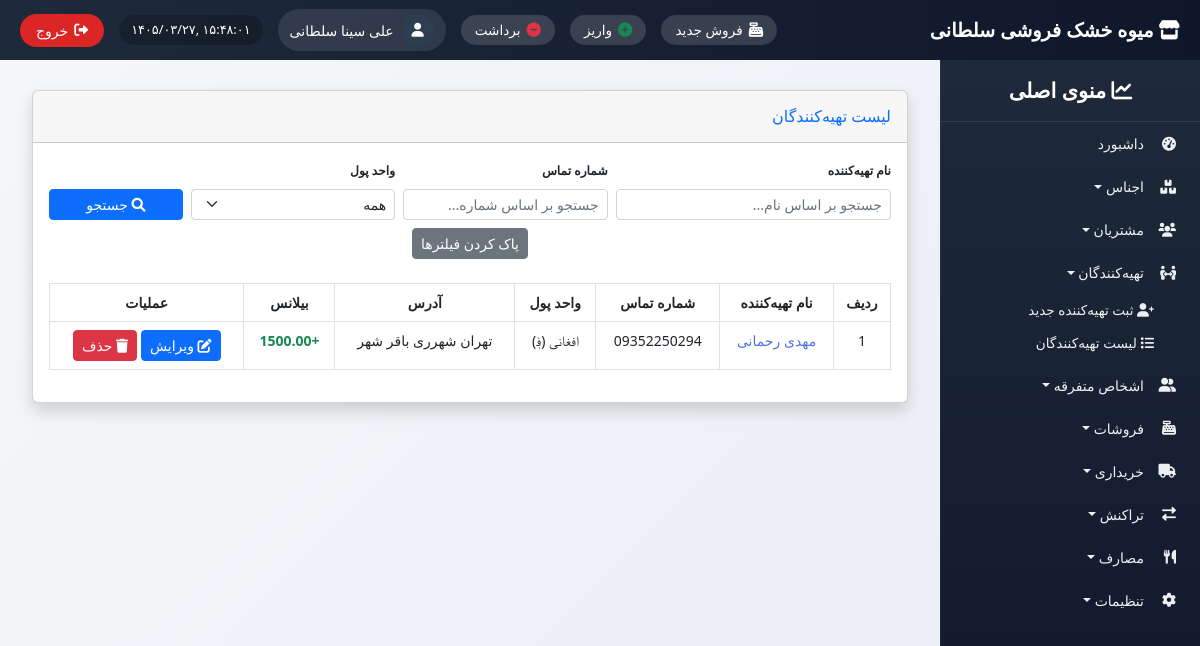
Before: /suppliers/ (signed in) with the older database file.
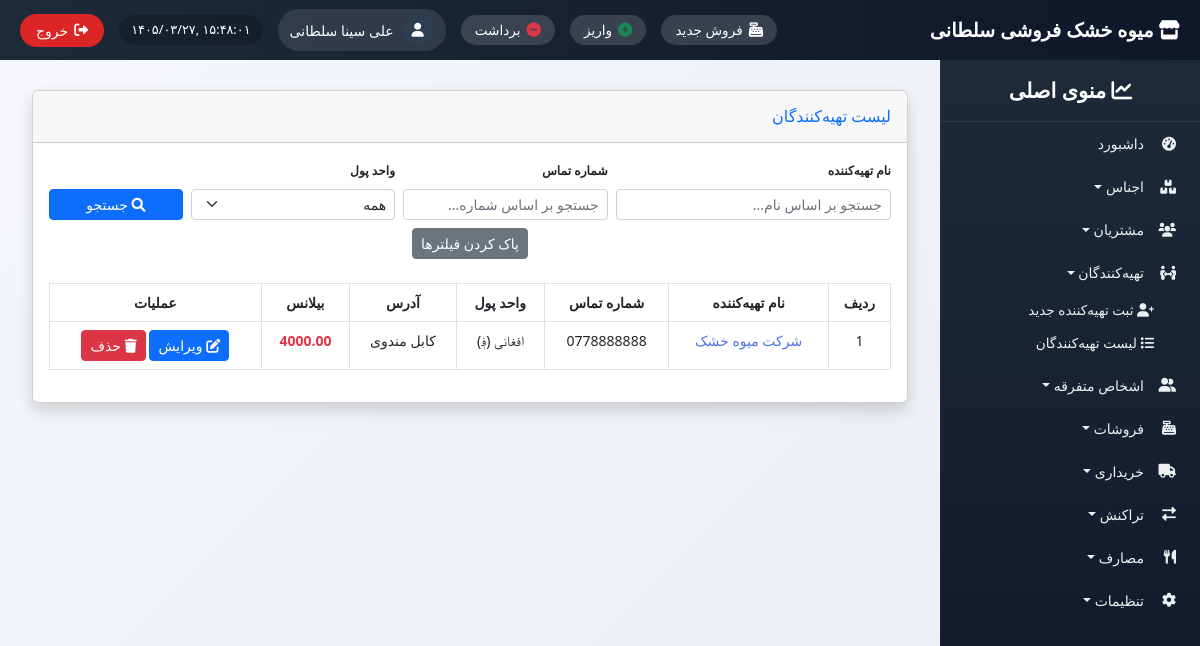
After: the same page with the newer database file.
### suppliers/models.py (models this page shows, shortened)
class Supplier(models.Model):
    name = models.CharField(max_length=200, verbose_name="نام تهیه‌کننده")
    phone = models.CharField(max_length=20, blank=True, verbose_name="شماره تماس")
    currency = models.ForeignKey(Currency, on_delete=models.PROTECT, verbose_name="واحد پول")
    address = models.TextField(blank=True, verbose_name="آدرس")
    created_at = models.DateTimeField(auto_now_add=True, verbose_name="تاریخ ثبت")
    class Meta:
        verbose_name = "تهیه‌کننده"
        verbose_name_plural = "تهیه‌کنندگان"

### settings_app/models.py (models this page shows, shortened)
class Currency(models.Model):
    code = models.CharField(max_length=3, unique=True, verbose_name="کد")
    name = models.CharField(max_length=50, verbose_name="نام واحد پول")
    symbol = models.CharField(max_length=5, verbose_name="نماد")
    is_active = models.BooleanField(default=True, verbose_name="فعال")
    class Meta:
        verbose_name = "واحد پول"
        verbose_name_plural = "واحدهای پول"

### suppliers/views.py (the view)
# urls.py: path('', views.supplier_list, name='supplier_list'),
@login_required
def supplier_list(request):
    name_query = request.GET.get('name', '').strip()
    phone_query = request.GET.get('phone', '').strip()
    currency_query = request.GET.get('currency', '')
    suppliers = Supplier.objects.all().order_by('-created_at')
    if name_query:
        suppliers = suppliers.filter(name__icontains=name_query)
    if phone_query:
        suppliers = suppliers.filter(phone__icontains=phone_query)
    if currency_query:
        suppliers = suppliers.filter(currency__id=currency_query)
    for s in suppliers:
        s.balance = calculate_supplier_balance(s)
    currencies = Currency.objects.filter(is_active=True)
    return render(request, 'suppliers/supplier_list.html', {
        'suppliers': suppliers,
        'currencies': currencies,
    })

### suppliers/views.py (called while the page is built)
def calculate_supplier_balance(supplier):
    total_purchases = PurchaseInvoice.objects.filter(supplier=supplier).aggregate(
        total=models.Sum('total_amount')
    )['total'] or Decimal('0')
    total_in = FinancialTransaction.objects.filter(
        person_type='SUPPLIER', supplier=supplier, transaction_type='IN'
    ).exclude(description__icontains='قرض').aggregate(
        total=models.Sum('amount')
    )['total'] or Decimal('0')
    total_out = FinancialTransaction.objects.filter(
        person_type='SUPPLIER', supplier=supplier, transaction_type='OUT'
    ).exclude(description__icontains='قرض').aggregate(
        total=models.Sum('amount')
    )['total'] or Decimal('0')
    debit = total_purchases + total_out
    credit = total_in
    balance = debit - credit
    return balance

### templates/suppliers/supplier_list.html (shortened to what the changed rows need)
{% extends 'base_with_sidebar.html' %}
{% load i18n %}
{% block content %}
<div class="container-fluid">
    <div class="card shadow mb-4">
        <div class="card-body">
            <div class="table-responsive">
                <table class="table table-bordered table-hover text-center">
                    <thead>
                        <tr>
                            <th>{% trans "ردیف" %}</th>
                            <th>{% trans "نام تهیه‌کننده" %}</th>
                            <th>{% trans "شماره تماس" %}</th>
                            <th>{% trans "واحد پول" %}</th>
                            <th>{% trans "آدرس" %}</th>
                            <th>{% trans "بیلانس" %}</th>
                            <th>{% trans "عملیات" %}</th>
                        </tr>
                    </thead>
                    <tbody>
                        {% for supplier in suppliers %}
                        <tr>
                            <td>{{ forloop.counter }}</td>
                            <td>
                                <a href="{% url 'suppliers:supplier_transactions' supplier.id %}"
                                   style="color: #4e73df; text-decoration: none; font-weight: 500;">
                                    {{ supplier.name }}
                                </a>
                            </td>
                            <td>{{ supplier.phone|default:"-" }}</td>
                            <td>{{ supplier.currency.name }} ({{ supplier.currency.symbol }})</td>
                            <td>{{ supplier.address|default:"-" }}</td>
                            <td>
                                {% if supplier.balance > 0 %}
                                    <span class="text-danger fw-bold">{{ supplier.balance|floatformat:2 }}</span>
                                {% elif supplier.balance < 0 %}
                                    <span class="text-success fw-bold">+{{ supplier.balance|floatformat:2|cut:"-" }}</span>
                                {% else %}
                                    <span class="text-primary fw-bold">0</span>
                                {% endif %}
                            </td>
                            <td>
                                <a href="{% url 'suppliers:supplier_edit' supplier.id %}" class="btn btn-sm btn-primary">
                                    <i class="fas fa-edit"></i> {% trans "ویرایش" %}
                                </a>
                                <a href="#" class="btn btn-sm btn-danger" onclick="confirmDelete({{ supplier.id }})">
                                    <i class="fas fa-trash"></i> {% trans "حذف" %}
                                </a>
                            </td>
                        </tr>
                        {% empty %}
                        <tr>
                            <td colspan="7" class="text-center">{% trans "هیچ تهیه‌کننده‌ای با معیارهای جستجو یافت نشد." %}</td>
                        </tr>
                        {% endfor %}
                    </tbody>
                </table>
            </div>
        </div>
    </div>
</div>
{% endblock %}

Changed rows visible on the page:
removed Supplier: name "مهدی رحمانی", phone "09352250294", currency.name "افغانی", currency.symbol "؋", address "تهران شهرری باقر شهر", balance "1500.00"
added Supplier: name "شرکت میوه خشک", phone "0778888888", currency.name "افغانی", currency.symbol "؋", address "کابل مندوی", balance "4000.00"
